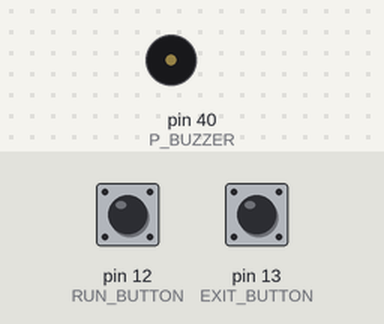
Simulated run of this program. Board: Raspberry Pi (header pin numbers). Shown: buzzer (waves = sounding, pin HIGH). The inputs (shaded band) are chosen by the test bench; at power-on: pin 12 (RUN_BUTTON) LOW, pin 13 (EXIT_BUTTON) LOW. Threads take turns every 2 ms; what the program prints to the terminal is not drawn. At 15.5 s the program stops and its outputs stay as they are.

Above: at 5.0 s.
5.1 s: pin 12 (RUN_BUTTON) pulled HIGH for 0.15 s
At 5.2 s:
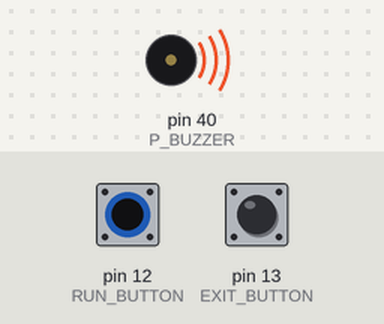
8.1 s: pin 12 (RUN_BUTTON) pulled HIGH for 1 s
At 8.9 s:
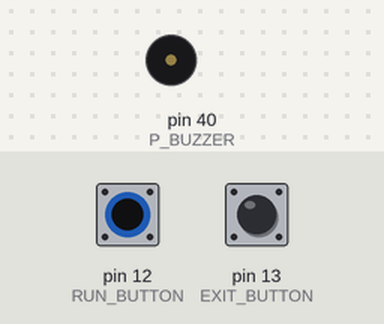
10.6 s: pin 12 (RUN_BUTTON) pulled HIGH for 3.2 s
At 10.8 s:
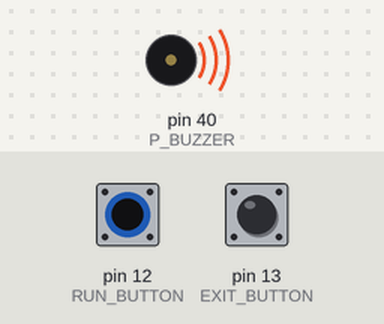
15.3 s: pin 13 (EXIT_BUTTON) pulled HIGH for 0.15 s
At 15.3 s:
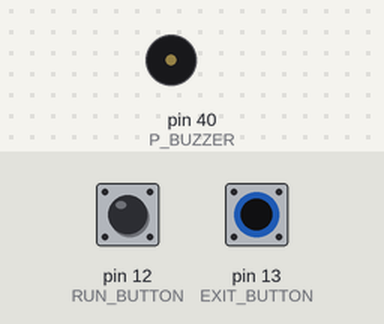
Timing chart, 0 to 17.0 s (numbered marks = the images above; inputs shaded):
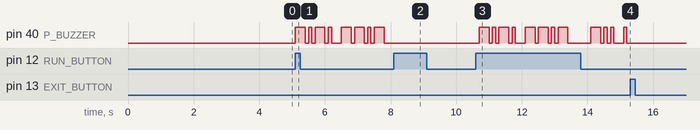

The program:

RaspEasyAppendix1a.py
```python
# RaspEasyAppendix1a.py
# Start/Stop, Morse calling worker thread

import RPi.GPIO as GPIO
import time
from threading import Thread

RUN_BUTTON = 12 # Button A
EXIT_BUTTON = 13 # Button B
P_BUZZER = 40 # adapt to your wiring
dt = 0.1 # adapt to your Morse speed

morse = {
'a':'.-'   , 'b':'-...' , 'c':'-.-.' , 'd':'-..'  , 'e':'.'    ,
'f':'..-.' , 'g':'--.'  , 'h':'....' , 'i':'..'   , 'j':'.---' ,
'k':'-.-'  , 'l':'.-..' , 'm':'--'   , 'n':'-.'   , 'o':'---'  ,
'p':'.--.' , 'q':'--.-' , 'r':'.-.'  , 's':'...'  , 't':'-'    ,
'u':'..-'  , 'v':'...-' , 'w':'.--'  , 'x':'-..-' , 'y':'-.--' ,
'z':'--..' , '1':'.----', '2':'..---', '3':'...--', '4':'....-',
'5':'.....', '6':'-....', '7':'--...', '8':'---..', '9':'----.',
'0':'-----', '-':'-....-', '?':'..--..', ',':'--..--', ':':'---...',
'=':'-...-'}

text = "cq de hb9abh pse k"

def s(n):  # wait
    time.sleep(n * dt)

def setup():
    GPIO.setmode(GPIO.BOARD)
    GPIO.setup(P_BUZZER, GPIO.OUT)

def dot():
    GPIO.output(P_BUZZER, GPIO.HIGH)
    s(1)
    GPIO.output(P_BUZZER, GPIO.LOW)
    s(1)

def dash():
    GPIO.output(P_BUZZER, GPIO.HIGH)
    s(3)
    GPIO.output(P_BUZZER, GPIO.LOW)
    s(1)

def transmit(text):
    sent = ""
    for c in text:
        if not transmitting:
            break
        sent += c
        if c == " ":
            s(4)
        else:
            c = c.lower()
            if c in morse:
                k = morse[c]
                for x in k:
                    if x == '.':
                        dot()
                    else:
                        dash()
            s(2)

class WorkerThread(Thread):
    def __init__(self):
        Thread.__init__(self)
        self.isAlive = True
        self.isHold = True
        self.start()

    def run(self):
        global isPaused
        while self.isAlive:
            if self.isHold:
                time.sleep(0.1)
            else:
                transmit(text)
                self.isHold = True
                isPaused = True

    def kill(self):
        global transmitting
        transmitting = False
        self.isAlive = False

    def hold(self):
        global transmitting
        transmitting = False
        self.isHold = True

    def resume(self):
        global transmitting
        transmitting = True
        self.isHold = False

def setup():
    GPIO.setmode(GPIO.BOARD)
    GPIO.setup(RUN_BUTTON, GPIO.IN)
    GPIO.setup(EXIT_BUTTON, GPIO.IN)
    GPIO.setup(P_BUZZER, GPIO.OUT)
    GPIO.output(P_BUZZER, GPIO.LOW) # Turn off buzzer

setup()
isPaused = True
isRunButtonPressed = False
isExiting = False
worker = WorkerThread()
while not isExiting:
    if GPIO.input(RUN_BUTTON) == GPIO.HIGH and not isRunButtonPressed:
        isRunButtonPressed = True
        if isPaused:
            isPaused = False
            worker.resume()
        else:
            isPaused = True
            worker.hold()
    elif GPIO.input(RUN_BUTTON) == GPIO.LOW and isRunButtonPressed:
        isRunButtonPressed = False

    if GPIO.input(EXIT_BUTTON) == GPIO.HIGH:
        isExiting = True

    time.sleep(0.1)

worker.kill()
GPIO.cleanup()
print("Programm terminated")
```

Measured:
- after the input at 5.1 s, pin 40 (P_BUZZER): LOW → HIGH at once, → LOW 0.30 s later, → HIGH 0.10 s later, → LOW 0.10 s later, … (16 changes in this stretch)
- after the input at 8.1 s, pin 40 (P_BUZZER): stops changing and stays LOW
- after the input at 10.6 s, pin 40 (P_BUZZER): LOW → HIGH after 0.10 s, → LOW 0.30 s later, → HIGH 0.10 s later, → LOW 0.10 s later, … (24 changes in this stretch)
- after the input at 15.3 s, pin 40 (P_BUZZER): stops changing and stays LOW
